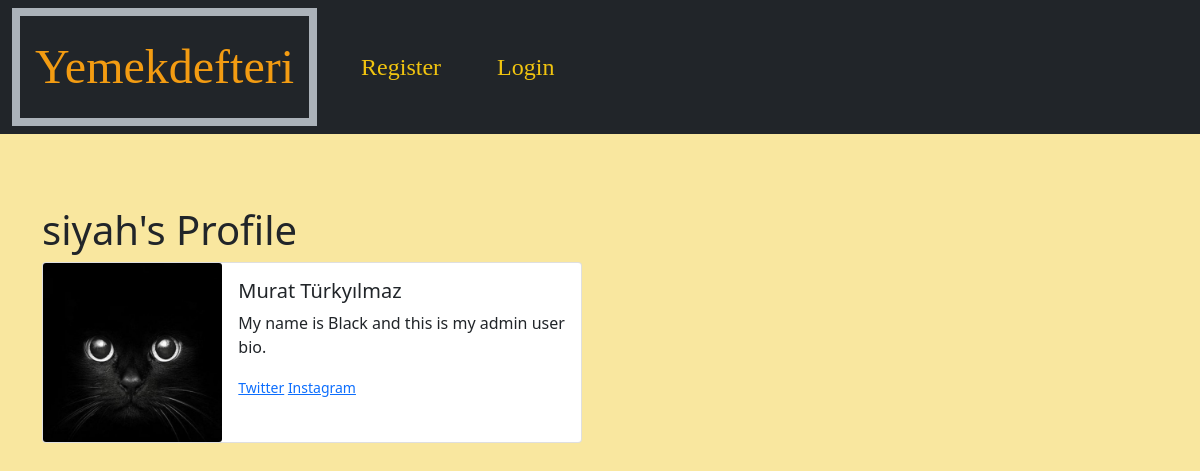
The page /members/1/profile/ on the database as committed earlier.
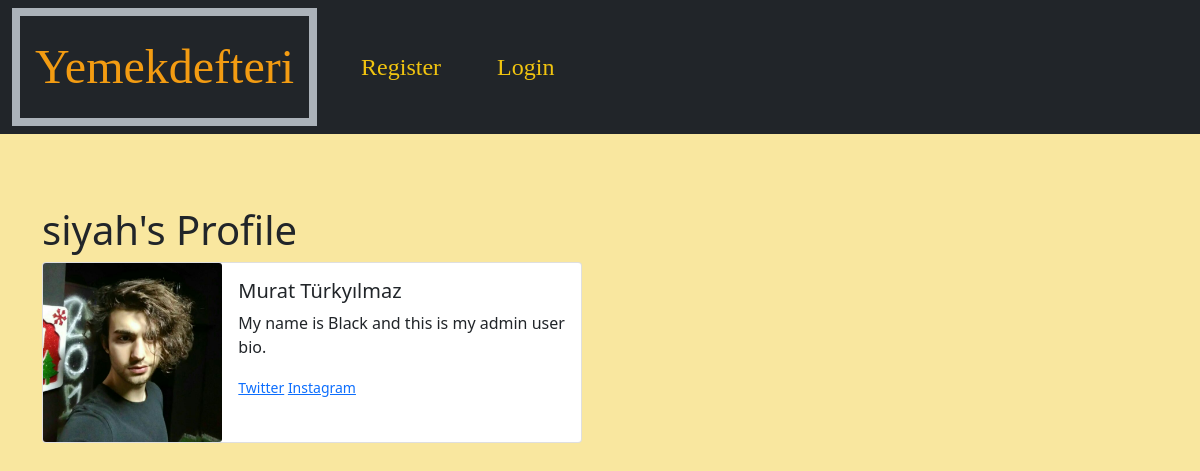
The same page on the database as committed later.
### theblog/models.py (models this page shows, shortened)
class Profile(models.Model):
	user = models.OneToOneField(User, null=True, on_delete=models.CASCADE)
	bio = models.TextField()
	profile_pic = models.ImageField(null=True, blank=True, upload_to="images/profile")
	instagram_url = models.CharField(max_length=100, blank=True, null=True)
	facebook_url = models.CharField(max_length=100, blank=True, null=True)
	twitter_url = models.CharField(max_length=100, blank=True, null=True)

### members/views.py (the view)
# urls.py: path('<int:pk>/profile/', ShowProfilePageView.as_view(), name='show_profile_page'),
class ShowProfilePageView(DetailView):
    model = Profile
    template_name ='registration/user_profile.html'
    def get_context_data(self, *args, **kwargs):
        users = Profile.objects.all()
        context = super(ShowProfilePageView, self).get_context_data(*args, **kwargs)
        page_user = get_object_or_404(Profile, id=self.kwargs['pk'])
        context["page_user"] = page_user
        return context

### members/templates/registration/user_profile.html (shortened to what this page needs)
{% extends 'theblog/base.html'  %}
{%block content%}
{% load static %}
<h1>{{ page_user.user.username}}'s Profile </h1>
<div class="card mb-3" style="max-width: 540px;">
  <div class="row g-0">
    <div class="col-md-4">
    {% if page_user.user.profile.profile_pic %}
		<img src= "{{page_user.user.profile.profile_pic.url}}" class="card-img">
		{% else %}
		<img src="{% static 'theblog/images/default_profile_pic.png' %}" class="card-img">
		{% endif %}
    </div>
    <div class="col-md-8">
      <div class="card-body">
        <h5 class="card-title"> {{ page_user.user.first_name}} {{ page_user.user.last_name}}</h5>
        <p class="card-text">{{ page_user.user.profile.bio }}</p>
        <p class="card-text"><small class="text-muted">
 		{% if page_user.user.profile.twitter_url %}
 		 <a href = "{{user.profile.twitter_url}}">
 		 Twitter</a>
 		{% endif %}
 		{% if page_user.user.profile.instagram_url %}
 		 <a href = "{{user.profile.instagram_url}}">
 		 Instagram</a>
 		{% endif %}
        </small></p>
      </div>
    </div>
  </div>
</div>
{% endblock%}

Rows that differ between the two databases and show on the page:
changed Profile "My name is Black and this is my admin user bio.": user.profile.profile_pic: a different picture
